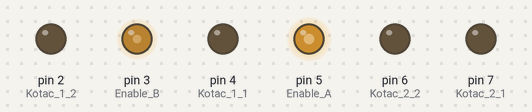
A sketch run on a simulated Arduino Uno, built with avr-gcc and run on an emulated ATmega328P. On the bench: output pins drawn as LEDs (lit = HIGH).

Above: at 0.05 s.
At 1.95 s:
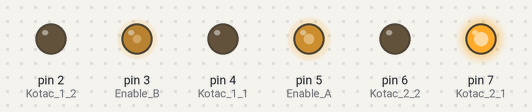
At 3.95 s:
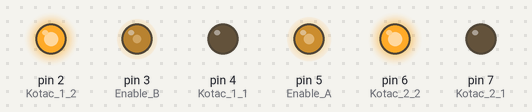
Timing chart, 0 to 5.8 s (numbered marks = the images above):
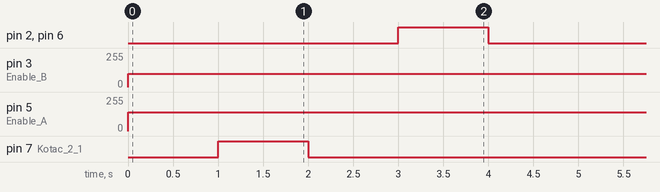

Measured:
- by itself, pin 2 (Kotac_1_2), pin 6 (Kotac_2_2), pin 7 (Kotac_2_1): alternates HIGH for 1.0 s and LOW for 4.0 s
- by itself, pin 3 (Enable_B): 0/255 → 100/255 at 0.00 s
- by itself, pin 5 (Enable_A): 0/255 → 140/255 at 0.00 s

The sketch:

kotaci_proba.ino
```cpp
int Enable_A = 5;
int Enable_B = 3;
int Kotac_1_1 = 4;
int Kotac_1_2 = 2;
int Kotac_2_1 = 7;
int Kotac_2_2 = 6;
void setup()
{
  pinMode(Enable_A, OUTPUT);
  pinMode(Enable_B, OUTPUT);
  pinMode(Kotac_1_1, OUTPUT);
  pinMode(Kotac_1_2, OUTPUT);
  pinMode(Kotac_2_1, OUTPUT);
  pinMode(Kotac_2_2, OUTPUT);
  digitalWrite(Enable_A, HIGH);
  digitalWrite(Enable_B, HIGH);
  digitalWrite(Kotac_1_2, LOW);
  digitalWrite(Kotac_1_1, LOW);
  digitalWrite(Kotac_2_2, LOW);
  digitalWrite(Kotac_2_1, LOW);
}


void loop()
{
 analogWrite(Enable_A, 140);
 analogWrite(Enable_B, 140-40);

delay(1000);
digitalWrite(Kotac_2_1, HIGH);

delay(1000);
digitalWrite(Kotac_2_1, LOW);
digitalWrite(Kotac_1_1, LOW);
delay(1000);
digitalWrite(Kotac_2_2, HIGH);
digitalWrite(Kotac_1_2, HIGH);
delay(1000);
digitalWrite(Kotac_2_2, LOW);
digitalWrite(Kotac_1_2, LOW); /*
digitalWrite(Kotac_1_1, HIGH);
delay(1000);
digitalWrite(Kotac_1_1, LOW);
digitalWrite(Kotac_2_1, HIGH);
delay(1000);
digitalWrite(Kotac_2_1, LOW);
digitalWrite(Kotac_1_2, HIGH);
delay(1000);
digitalWrite(Kotac_1_2, LOW);
digitalWrite(Kotac_2_2, HIGH);*/
delay(1000);
}
```
